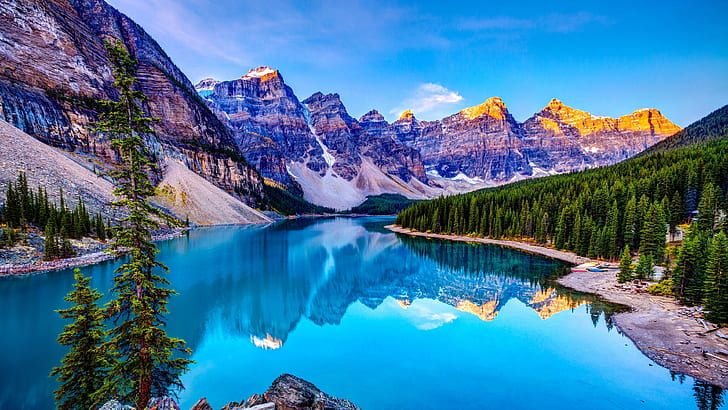
#> input picture image1.jpg, 728 x 410 px
$ python poe1.py
#> lines starting #> are read from the running program, lines starting #| are printed output that depends on the picture
import cv2
import matplotlib.pyplot as plt

image=cv2.imread('image1.jpg',cv2.IMREAD_GRAYSCALE)
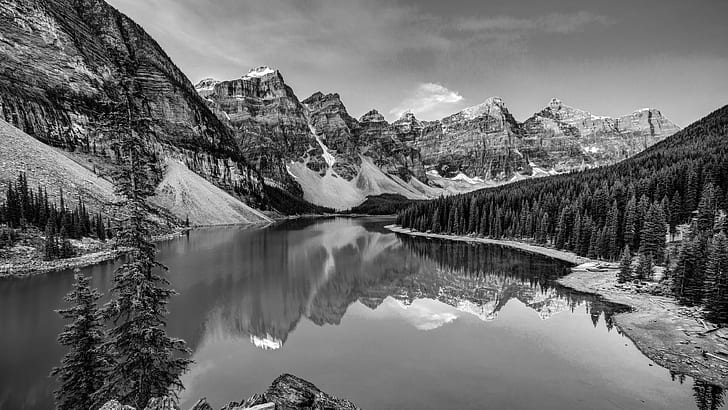
#> image: shape (410, 728); min 0, max 255, mean 108

negative_image=255-image
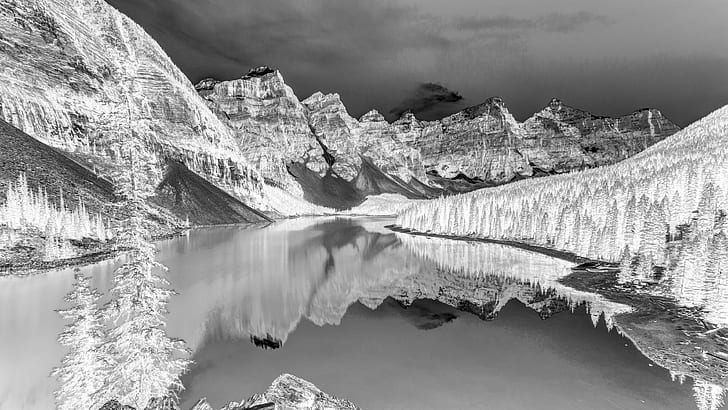
#> negative_image: shape (410, 728); min 0, max 255, mean 147
cv2.imwrite('negative.jpg',negative_image)
plt.figure(figsize=(12,8))

plt.subplot(1,2,1)
plt.title('Input image')
plt.imshow(image,cmap='gray')

plt.subplot(1,2,2)
plt.title('Negative image')
plt.imshow(negative_image,cmap='gray')


plt.show()
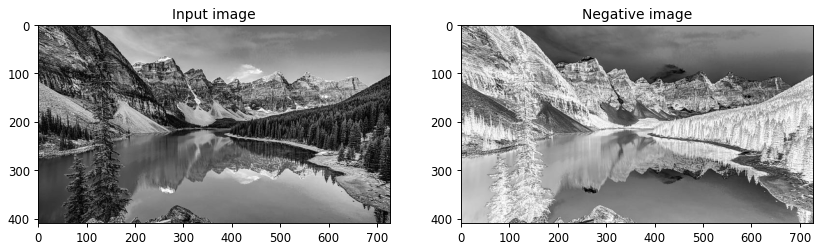
#> figure drawn by matplotlib, 2 panels

$ run again, with negative_image.jpg copied over image1.jpg
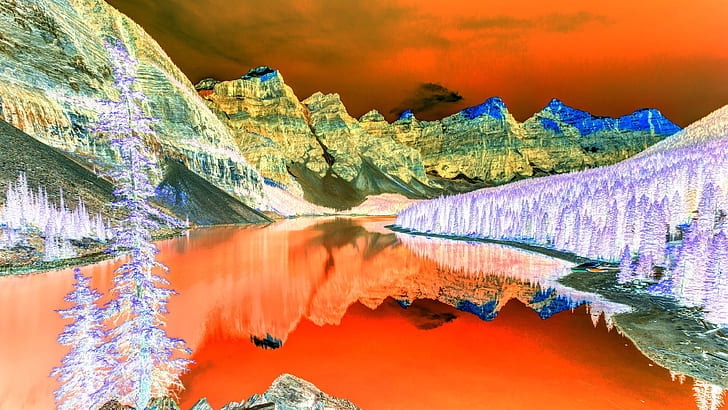
#> input picture negative_image.jpg, 728 x 410 px
#> `plt.show()`:
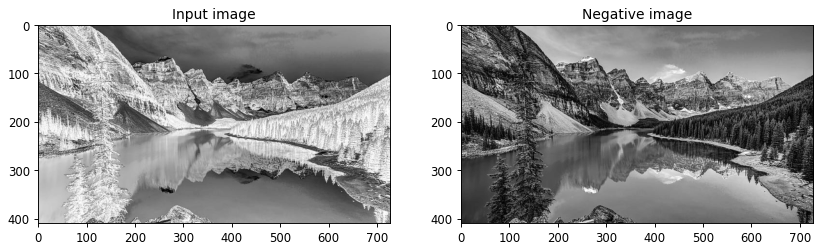
#> figure drawn by matplotlib, 2 panels

$ run again, with image2.jpeg copied over image1.jpg
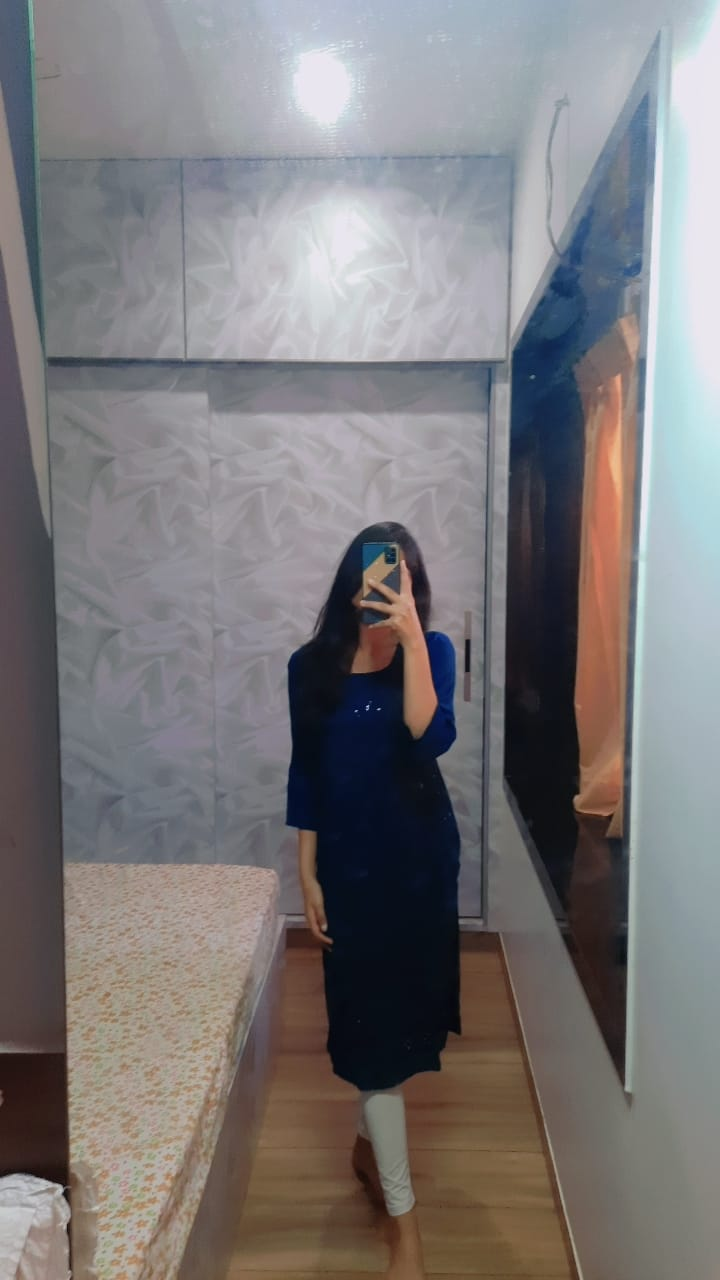
#> input picture image2.jpeg, 720 x 1280 px
#> `negative_image=255-image`:
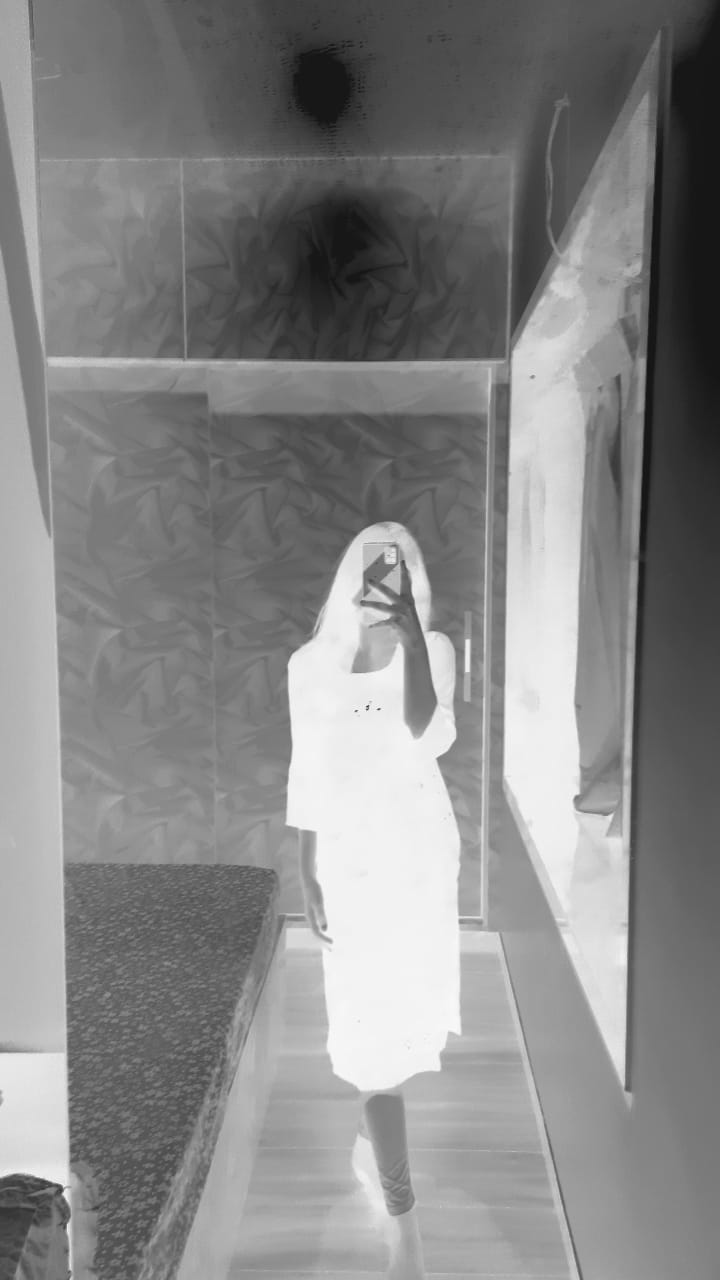
#> negative_image: shape (1280, 720); min 17, max 252, mean 133.6
#> `plt.show()`:
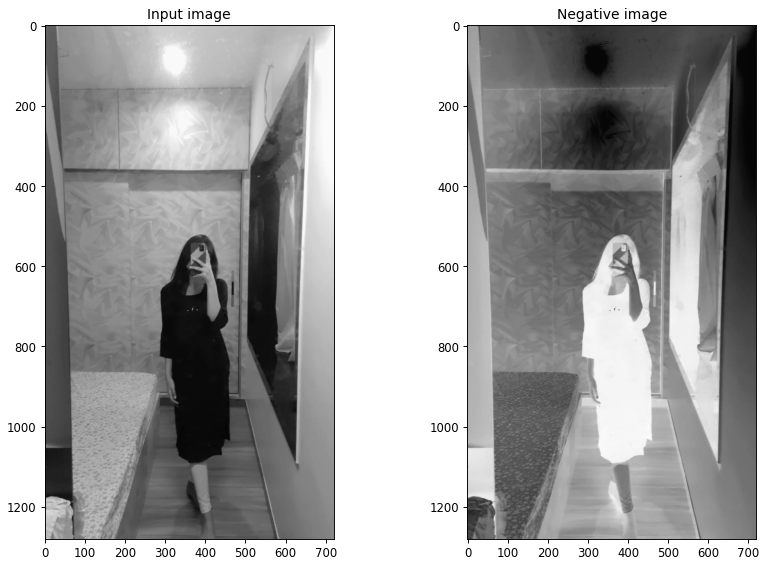
#> figure drawn by matplotlib, 2 panels

$ run again, with negative_image.jpeg copied over image1.jpg
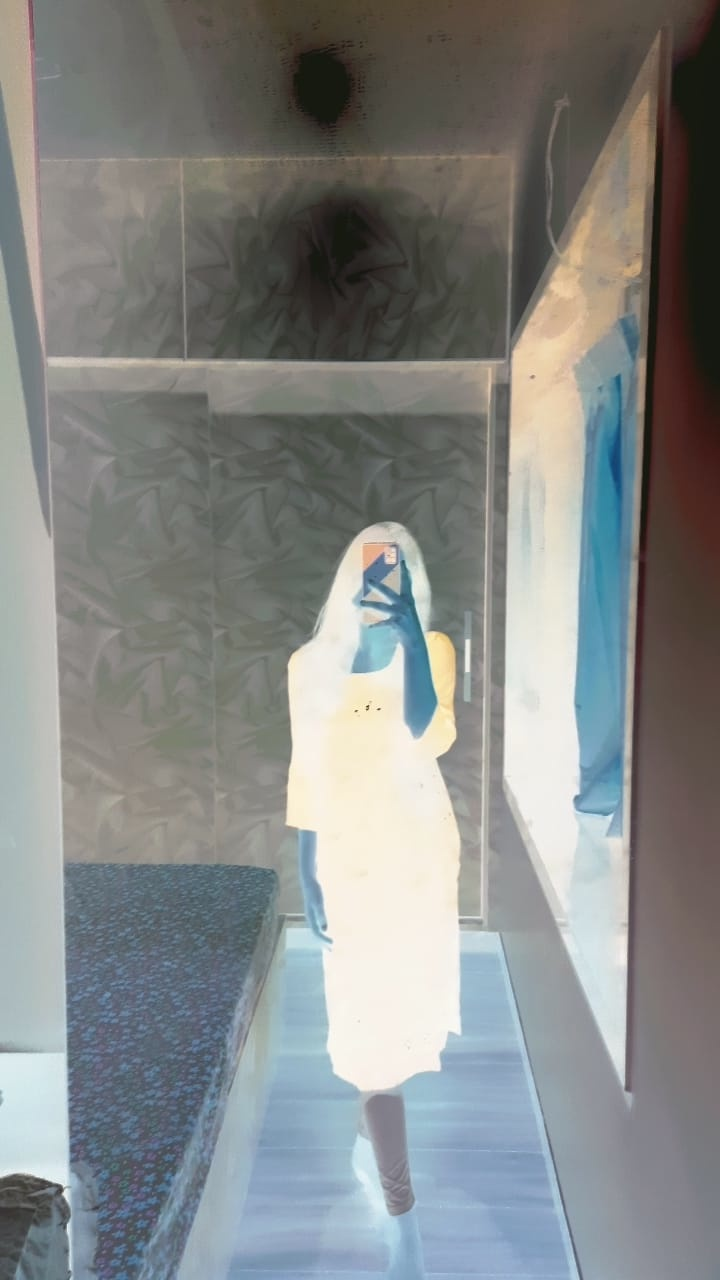
#> input picture negative_image.jpeg, 720 x 1280 px
#> `negative_image=255-image`:
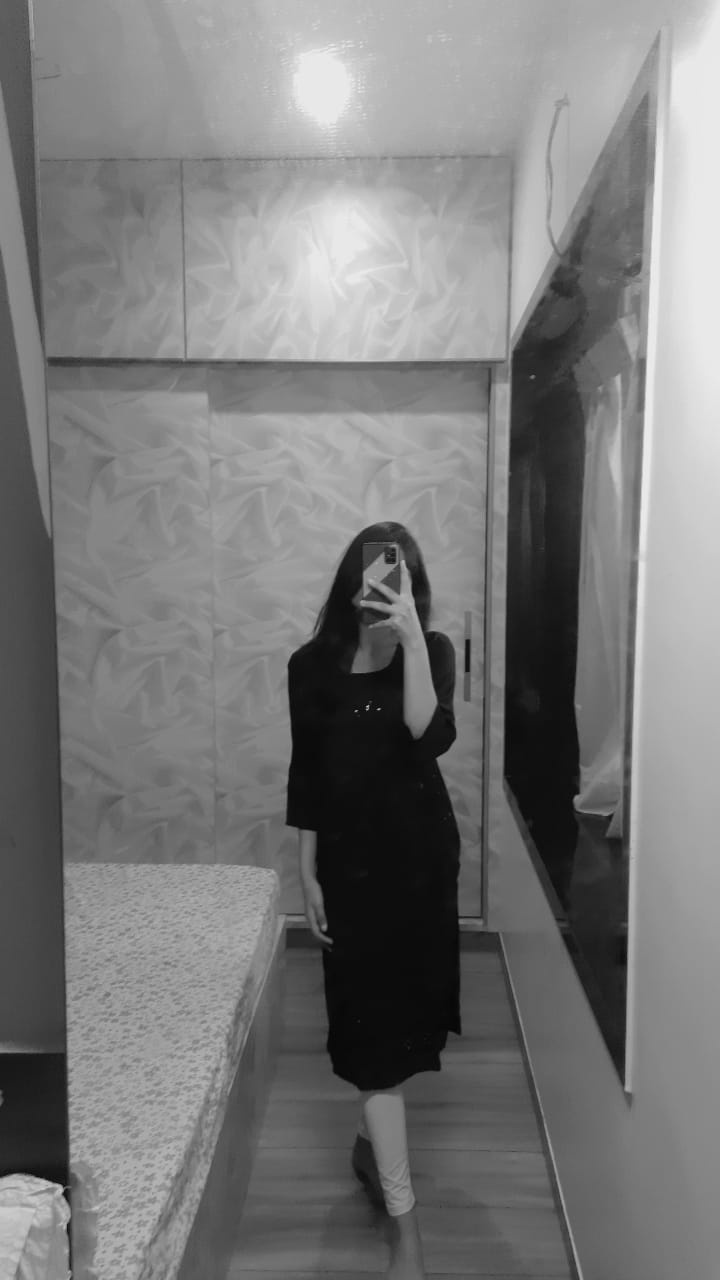
#> negative_image: shape (1280, 720); min 4, max 238, mean 121.4
#> `plt.show()`:
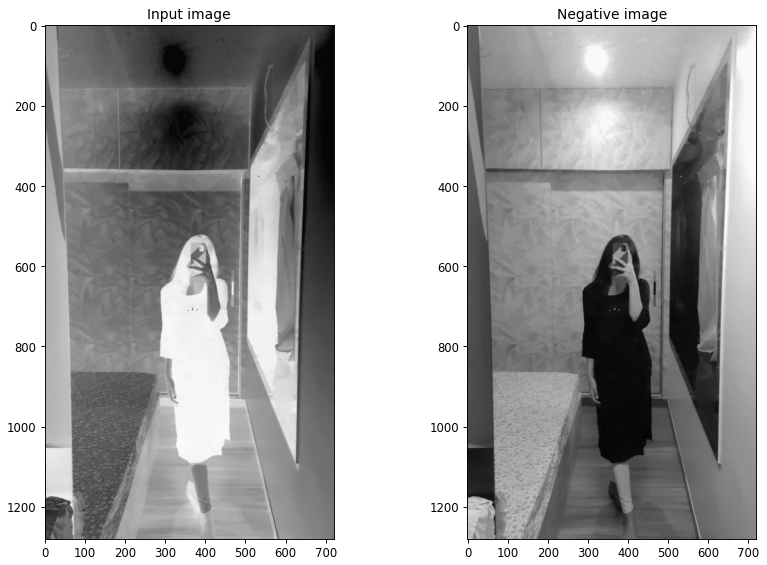
#> figure drawn by matplotlib, 2 panels
